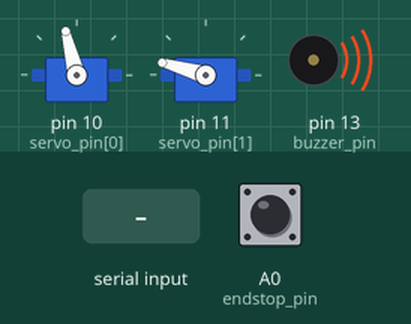
Recording of a sketch running on a simulated Arduino Uno, built with avr-gcc and run on an emulated ATmega328P. Parts: 2 × servo, buzzer (waves = sounding). Inputs (shaded band) come from the test bench; at power-on: A0 (endstop_pin) HIGH.

Above: at 2.1 s.
At 3.2 s:
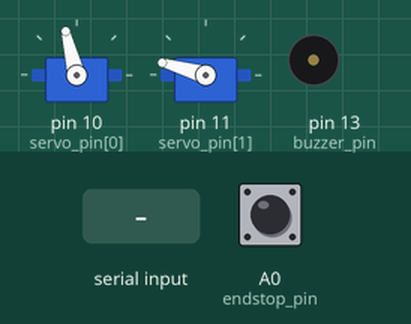
3.3 s: "1" received over Serial
At 4.6 s:
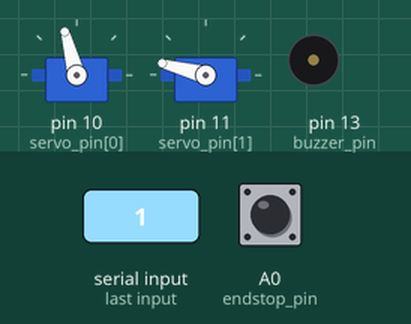
Timing chart, 0 to 6.3 s (numbered marks = the images above; inputs shaded):
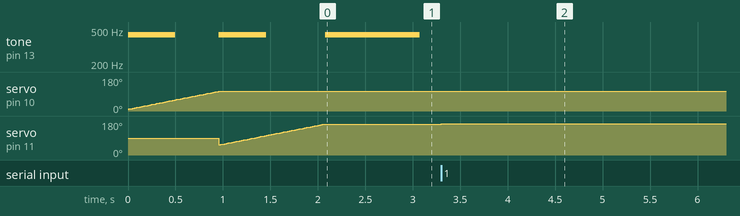

Measured:
- after the input at 3.3 s, servo on pin 10 (servo_pin[0]): 104° → 105° at once; servo on pin 11 (servo_pin[1]): 164° → 165° at once

The sketch:

clock_box.ino
```cpp
/*
 * For clock controlled box
 * based on UART protocol
 */
#include <Servo.h>

const uint8_t servo_pin[] = {10, 11};
const uint8_t buzzer_pin = 13;
const uint8_t endstop_pin = A0; // detect box open/close

// position(angle) of servos
#define Ser_1_unlk 105
#define Ser_1_lock 10
#define Ser_2_unlk 165
#define Ser_2_lock 54

Servo sv1;
Servo sv2;

#define OPEN_CMD 'O'
#define LOCK_CMD 'C'

char last_cmd = LOCK_CMD;

void setup()
{
    Serial.begin(9600);

    pinMode(endstop_pin, INPUT_PULLUP);

    sv1.attach(servo_pin[0]);
    sv2.attach(servo_pin[1]);

    if (!digitalRead(endstop_pin))
        box_lock();
    else
        box_unlk();
}

void loop()
{
    if(Serial.available())
    {
        char c = Serial.read();
        if (!digitalRead(endstop_pin))
        {
            if (c == OPEN_CMD && last_cmd != c)
            {
                box_unlk();
                last_cmd = c;
            }
            else if (c == LOCK_CMD && last_cmd != c)
            {

                delay(500);
                box_lock();
                last_cmd = c;
            }
        }
        else // to avoid lock accidentally
            box_unlk_fast();
    }
}

// Unlock the box quickly
void box_unlk_fast()
{
    sv1.write(Ser_1_unlk);
    sv2.write(Ser_2_unlk);
}

// Unlock the box
void box_unlk()
{
    tone(buzzer_pin, 440, 500);
    for (int i = Ser_1_lock; i < Ser_1_unlk; ++i)
    {
        sv1.write(i);
        delay(10);
    }
    tone(buzzer_pin, 440, 500);
    for (int i = Ser_2_lock; i < Ser_2_unlk; ++i)
    {
        sv2.write(i);
        delay(10);
    }
    tone(buzzer_pin, 440, 1000);

}

// Lock the box
void box_lock()
{
    sv1.write(Ser_1_lock);
    sv2.write(Ser_2_lock);
}
```
